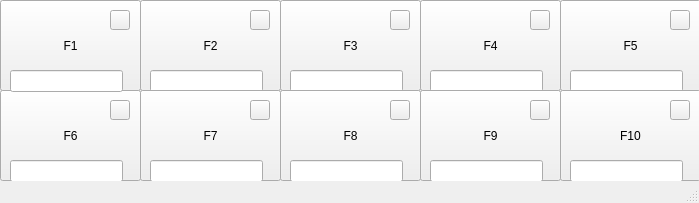
<?xml version="1.0" encoding="UTF-8"?>
<ui version="4.0">
 <class>MainWindow</class>
 <widget class="QMainWindow" name="MainWindow">
  <property name="geometry">
   <rect>
    <x>0</x>
    <y>0</y>
    <width>699</width>
    <height>203</height>
   </rect>
  </property>
  <property name="windowTitle">
   <string>MainWindow</string>
  </property>
  <widget class="QWidget" name="centralwidget">
   <widget class="QLineEdit" name="lineEdit">
    <property name="geometry">
     <rect>
      <x>10</x>
      <y>70</y>
      <width>113</width>
      <height>22</height>
     </rect>
    </property>
   </widget>
   <widget class="QToolButton" name="F2">
    <property name="geometry">
     <rect>
      <x>140</x>
      <y>0</y>
      <width>141</width>
      <height>91</height>
     </rect>
    </property>
    <property name="text">
     <string>F2</string>
    </property>
   </widget>
   <widget class="QLineEdit" name="lineEdit_2">
    <property name="geometry">
     <rect>
      <x>150</x>
      <y>70</y>
      <width>113</width>
      <height>22</height>
     </rect>
    </property>
   </widget>
   <widget class="QToolButton" name="F3">
    <property name="geometry">
     <rect>
      <x>280</x>
      <y>0</y>
      <width>141</width>
      <height>91</height>
     </rect>
    </property>
    <property name="text">
     <string>F3</string>
    </property>
   </widget>
   <widget class="QLineEdit" name="lineEdit_3">
    <property name="geometry">
     <rect>
      <x>290</x>
      <y>70</y>
      <width>113</width>
      <height>22</height>
     </rect>
    </property>
   </widget>
   <widget class="QToolButton" name="F4">
    <property name="geometry">
     <rect>
      <x>420</x>
      <y>0</y>
      <width>141</width>
      <height>91</height>
     </rect>
    </property>
    <property name="text">
     <string>F4</string>
    </property>
   </widget>
   <widget class="QLineEdit" name="lineEdit_4">
    <property name="geometry">
     <rect>
      <x>430</x>
      <y>70</y>
      <width>113</width>
      <height>22</height>
     </rect>
    </property>
   </widget>
   <widget class="QToolButton" name="F5">
    <property name="geometry">
     <rect>
      <x>560</x>
      <y>0</y>
      <width>141</width>
      <height>91</height>
     </rect>
    </property>
    <property name="text">
     <string>F5</string>
    </property>
   </widget>
   <widget class="QLineEdit" name="lineEdit_5">
    <property name="geometry">
     <rect>
      <x>570</x>
      <y>70</y>
      <width>113</width>
      <height>22</height>
     </rect>
    </property>
   </widget>
   <widget class="QToolButton" name="F6">
    <property name="geometry">
     <rect>
      <x>0</x>
      <y>90</y>
      <width>141</width>
      <height>91</height>
     </rect>
    </property>
    <property name="text">
     <string>F6</string>
    </property>
   </widget>
   <widget class="QLineEdit" name="lineEdit_6">
    <property name="geometry">
     <rect>
      <x>10</x>
      <y>160</y>
      <width>113</width>
      <height>22</height>
     </rect>
    </property>
   </widget>
   <widget class="QToolButton" name="F7">
    <property name="geometry">
     <rect>
      <x>140</x>
      <y>90</y>
      <width>141</width>
      <height>91</height>
     </rect>
    </property>
    <property name="text">
     <string>F7</string>
    </property>
   </widget>
   <widget class="QLineEdit" name="lineEdit_7">
    <property name="geometry">
     <rect>
      <x>150</x>
      <y>160</y>
      <width>113</width>
      <height>22</height>
     </rect>
    </property>
   </widget>
   <widget class="QToolButton" name="F8">
    <property name="geometry">
     <rect>
      <x>280</x>
      <y>90</y>
      <width>141</width>
      <height>91</height>
     </rect>
    </property>
    <property name="text">
     <string>F8</string>
    </property>
   </widget>
   <widget class="QLineEdit" name="lineEdit_8">
    <property name="geometry">
     <rect>
      <x>290</x>
      <y>160</y>
      <width>113</width>
      <height>22</height>
     </rect>
    </property>
   </widget>
   <widget class="QToolButton" name="F9">
    <property name="geometry">
     <rect>
      <x>420</x>
      <y>90</y>
      <width>141</width>
      <height>91</height>
     </rect>
    </property>
    <property name="text">
     <string>F9</string>
    </property>
   </widget>
   <widget class="QLineEdit" name="lineEdit_9">
    <property name="geometry">
     <rect>
      <x>430</x>
      <y>160</y>
      <width>113</width>
      <height>22</height>
     </rect>
    </property>
   </widget>
   <widget class="QToolButton" name="F10">
    <property name="geometry">
     <rect>
      <x>560</x>
      <y>90</y>
      <width>141</width>
      <height>91</height>
     </rect>
    </property>
    <property name="text">
     <string>F10</string>
    </property>
   </widget>
   <widget class="QLineEdit" name="lineEdit_10">
    <property name="geometry">
     <rect>
      <x>570</x>
      <y>160</y>
      <width>113</width>
      <height>22</height>
     </rect>
    </property>
   </widget>
   <widget class="QToolButton" name="F1">
    <property name="geometry">
     <rect>
      <x>0</x>
      <y>0</y>
      <width>141</width>
      <height>91</height>
     </rect>
    </property>
    <property name="text">
     <string>F1</string>
    </property>
   </widget>
   <widget class="QPushButton" name="pushButton">
    <property name="geometry">
     <rect>
      <x>110</x>
      <y>10</y>
      <width>20</width>
      <height>20</height>
     </rect>
    </property>
    <property name="text">
     <string/>
    </property>
   </widget>
   <widget class="QPushButton" name="pushButton_2">
    <property name="geometry">
     <rect>
      <x>250</x>
      <y>10</y>
      <width>20</width>
      <height>20</height>
     </rect>
    </property>
    <property name="text">
     <string/>
    </property>
   </widget>
   <widget class="QPushButton" name="pushButton_3">
    <property name="geometry">
     <rect>
      <x>390</x>
      <y>10</y>
      <width>20</width>
      <height>20</height>
     </rect>
    </property>
    <property name="text">
     <string/>
    </property>
   </widget>
   <widget class="QPushButton" name="pushButton_4">
    <property name="geometry">
     <rect>
      <x>530</x>
      <y>10</y>
      <width>20</width>
      <height>20</height>
     </rect>
    </property>
    <property name="text">
     <string/>
    </property>
   </widget>
   <widget class="QPushButton" name="pushButton_5">
    <property name="geometry">
     <rect>
      <x>670</x>
      <y>10</y>
      <width>20</width>
      <height>20</height>
     </rect>
    </property>
    <property name="text">
     <string/>
    </property>
   </widget>
   <widget class="QPushButton" name="pushButton_6">
    <property name="geometry">
     <rect>
      <x>110</x>
      <y>100</y>
      <width>20</width>
      <height>20</height>
     </rect>
    </property>
    <property name="text">
     <string/>
    </property>
   </widget>
   <widget class="QPushButton" name="pushButton_7">
    <property name="geometry">
     <rect>
      <x>250</x>
      <y>100</y>
      <width>20</width>
      <height>20</height>
     </rect>
    </property>
    <property name="text">
     <string/>
    </property>
   </widget>
   <widget class="QPushButton" name="pushButton_8">
    <property name="geometry">
     <rect>
      <x>390</x>
      <y>100</y>
      <width>20</width>
      <height>20</height>
     </rect>
    </property>
    <property name="text">
     <string/>
    </property>
   </widget>
   <widget class="QPushButton" name="pushButton_9">
    <property name="geometry">
     <rect>
      <x>530</x>
      <y>100</y>
      <width>20</width>
      <height>20</height>
     </rect>
    </property>
    <property name="text">
     <string/>
    </property>
   </widget>
   <widget class="QPushButton" name="pushButton_10">
    <property name="geometry">
     <rect>
      <x>670</x>
      <y>100</y>
      <width>20</width>
      <height>20</height>
     </rect>
    </property>
    <property name="text">
     <string/>
    </property>
   </widget>
   <zorder>F1</zorder>
   <zorder>F2</zorder>
   <zorder>lineEdit_2</zorder>
   <zorder>F3</zorder>
   <zorder>lineEdit_3</zorder>
   <zorder>F4</zorder>
   <zorder>lineEdit_4</zorder>
   <zorder>F5</zorder>
   <zorder>lineEdit_5</zorder>
   <zorder>F6</zorder>
   <zorder>lineEdit_6</zorder>
   <zorder>F7</zorder>
   <zorder>lineEdit_7</zorder>
   <zorder>F8</zorder>
   <zorder>lineEdit_8</zorder>
   <zorder>F9</zorder>
   <zorder>lineEdit_9</zorder>
   <zorder>F10</zorder>
   <zorder>lineEdit_10</zorder>
   <zorder>lineEdit</zorder>
   <zorder>pushButton</zorder>
   <zorder>pushButton_2</zorder>
   <zorder>pushButton_3</zorder>
   <zorder>pushButton_4</zorder>
   <zorder>pushButton_5</zorder>
   <zorder>pushButton_6</zorder>
   <zorder>pushButton_7</zorder>
   <zorder>pushButton_8</zorder>
   <zorder>pushButton_9</zorder>
   <zorder>pushButton_10</zorder>
  </widget>
  <widget class="QStatusBar" name="statusbar"/>
 </widget>
 <resources/>
 <connections/>
</ui>
